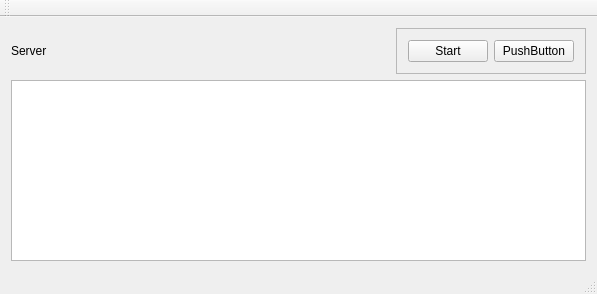
<?xml version="1.0" encoding="UTF-8"?>
<ui version="4.0">
 <class>UserStudyServerClass</class>
 <widget class="QMainWindow" name="UserStudyServerClass">
  <property name="geometry">
   <rect>
    <x>0</x>
    <y>0</y>
    <width>597</width>
    <height>294</height>
   </rect>
  </property>
  <property name="windowTitle">
   <string>UserStudyServer</string>
  </property>
  <widget class="QWidget" name="centralWidget">
   <layout class="QGridLayout" name="gridLayout">
    <item row="0" column="0">
     <widget class="QLabel" name="serverNameLabel">
      <property name="text">
       <string>Server</string>
      </property>
     </widget>
    </item>
    <item row="0" column="1">
     <widget class="QFrame" name="frame">
      <property name="sizePolicy">
       <sizepolicy hsizetype="Fixed" vsizetype="Preferred">
        <horstretch>0</horstretch>
        <verstretch>0</verstretch>
       </sizepolicy>
      </property>
      <property name="frameShape">
       <enum>QFrame::StyledPanel</enum>
      </property>
      <property name="frameShadow">
       <enum>QFrame::Raised</enum>
      </property>
      <layout class="QHBoxLayout" name="horizontalLayout">
       <item>
        <widget class="QPushButton" name="startButton">
         <property name="sizePolicy">
          <sizepolicy hsizetype="Fixed" vsizetype="Fixed">
           <horstretch>0</horstretch>
           <verstretch>0</verstretch>
          </sizepolicy>
         </property>
         <property name="text">
          <string>Start</string>
         </property>
         <property name="icon">
          <iconset resource="userstudyserver.qrc">
           <normaloff>:/UserStudyServer/Resources/play.gif</normaloff>:/UserStudyServer/Resources/play.gif</iconset>
         </property>
        </widget>
       </item>
       <item>
        <widget class="QPushButton" name="pushButton">
         <property name="sizePolicy">
          <sizepolicy hsizetype="Fixed" vsizetype="Fixed">
           <horstretch>0</horstretch>
           <verstretch>0</verstretch>
          </sizepolicy>
         </property>
         <property name="text">
          <string>PushButton</string>
         </property>
        </widget>
       </item>
      </layout>
     </widget>
    </item>
    <item row="1" column="0" colspan="2">
     <widget class="QListWidget" name="logList"/>
    </item>
   </layout>
  </widget>
  <widget class="QMenuBar" name="menuBar">
   <property name="geometry">
    <rect>
     <x>0</x>
     <y>0</y>
     <width>597</width>
     <height>21</height>
    </rect>
   </property>
  </widget>
  <widget class="QToolBar" name="mainToolBar">
   <attribute name="toolBarArea">
    <enum>TopToolBarArea</enum>
   </attribute>
   <attribute name="toolBarBreak">
    <bool>false</bool>
   </attribute>
  </widget>
  <widget class="QStatusBar" name="statusBar"/>
 </widget>
 <layoutdefault spacing="6" margin="11"/>
 <resources>
  <include location="userstudyserver.qrc"/>
 </resources>
 <connections/>
</ui>
